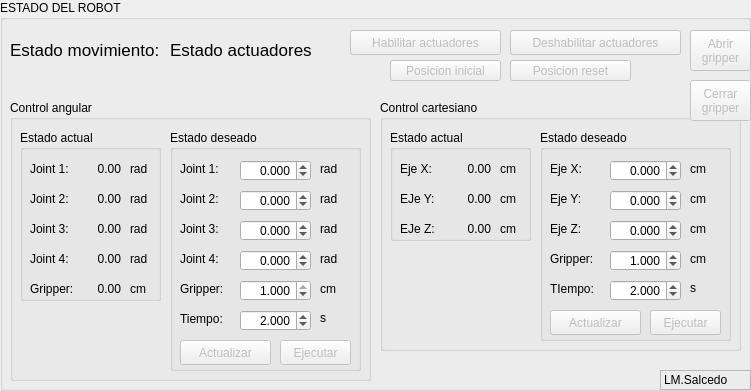
     <widget class="QGroupBox" name="groupBox_2">
      <property name="geometry">
       <rect>
        <x>10</x>
        <y>240</y>
        <width>751</width>
        <height>391</height>
       </rect>
      </property>
      <property name="title">
       <string>ESTADO DEL ROBOT</string>
      </property>
      <widget class="QPushButton" name="btn_actuator_enable">
       <property name="enabled">
        <bool>false</bool>
       </property>
       <property name="geometry">
        <rect>
         <x>350</x>
         <y>30</y>
         <width>151</width>
         <height>25</height>
        </rect>
       </property>
       <property name="text">
        <string>Habilitar actuadores</string>
       </property>
      </widget>
      <widget class="QPushButton" name="btn_actuator_disable">
       <property name="enabled">
        <bool>false</bool>
       </property>
       <property name="geometry">
        <rect>
         <x>510</x>
         <y>30</y>
         <width>171</width>
         <height>25</height>
        </rect>
       </property>
       <property name="text">
        <string>Deshabilitar actuadores</string>
       </property>
      </widget>
      <widget class="QGroupBox" name="groupBox_4">
       <property name="geometry">
        <rect>
         <x>10</x>
         <y>100</y>
         <width>361</width>
         <height>281</height>
        </rect>
       </property>
       <property name="title">
        <string>Control angular</string>
       </property>
       <widget class="QGroupBox" name="groupBox_5">
        <property name="geometry">
         <rect>
          <x>10</x>
          <y>30</y>
          <width>141</width>
          <height>171</height>
         </rect>
        </property>
        <property name="title">
         <string>Estado actual</string>
        </property>
        <widget class="QLabel" name="label_52">
         <property name="geometry">
          <rect>
           <x>110</x>
           <y>150</y>
           <width>31</width>
           <height>17</height>
          </rect>
         </property>
         <property name="text">
          <string>cm</string>
         </property>
        </widget>
        <widget class="QLabel" name="label_33">
         <property name="geometry">
          <rect>
           <x>110</x>
           <y>30</y>
           <width>31</width>
           <height>17</height>
          </rect>
         </property>
         <property name="text">
          <string>rad</string>
         </property>
        </widget>
        <widget class="QLabel" name="label_35">
         <property name="geometry">
          <rect>
           <x>10</x>
           <y>120</y>
           <width>67</width>
           <height>17</height>
          </rect>
         </property>
         <property name="text">
          <string>Joint 4:</string>
         </property>
        </widget>
        <widget class="QLabel" name="label_36">
         <property name="geometry">
          <rect>
           <x>10</x>
           <y>90</y>
           <width>67</width>
           <height>17</height>
          </rect>
         </property>
         <property name="text">
          <string>Joint 3:</string>
         </property>
        </widget>
        <widget class="QLabel" name="value_joint4">
         <property name="geometry">
          <rect>
           <x>60</x>
           <y>120</y>
           <width>41</width>
           <height>17</height>
          </rect>
         </property>
         <property name="text">
          <string>0.00</string>
         </property>
         <property name="alignment">
          <set>Qt::AlignRight|Qt::AlignTrailing|Qt::AlignVCenter</set>
         </property>
        </widget>
        <widget class="QLabel" name="label_53">
         <property name="geometry">
          <rect>
           <x>110</x>
           <y>120</y>
           <width>31</width>
           <height>17</height>
          </rect>
         </property>
         <property name="text">
          <string>rad</string>
         </property>
        </widget>
        <widget class="QLabel" name="label_32">
         <property name="geometry">
          <rect>
           <x>10</x>
           <y>30</y>
           <width>67</width>
           <height>17</height>
          </rect>
         </property>
         <property name="text">
          <string>Joint 1:</string>
         </property>
        </widget>
        <widget class="QLabel" name="label_55">
         <property name="geometry">
          <rect>
           <x>110</x>
           <y>60</y>
           <width>31</width>
           <height>17</height>
          </rect>
         </property>
         <property name="text">
          <string>rad</string>
         </property>
        </widget>
        <widget class="QLabel" name="value_joint2">
         <property name="geometry">
          <rect>
           <x>60</x>
           <y>60</y>
           <width>41</width>
           <height>17</height>
          </rect>
         </property>
         <property name="text">
          <string>0.00</string>
         </property>
         <property name="alignment">
          <set>Qt::AlignRight|Qt::AlignTrailing|Qt::AlignVCenter</set>
         </property>
        </widget>
        <widget class="QLabel" name="value_gripper">
         <property name="geometry">
          <rect>
           <x>60</x>
           <y>150</y>
           <width>41</width>
           <height>17</height>
          </rect>
         </property>
         <property name="text">
          <string>0.00</string>
         </property>
         <property name="alignment">
          <set>Qt::AlignRight|Qt::AlignTrailing|Qt::AlignVCenter</set>
         </property>
        </widget>
        <widget class="QLabel" name="value_joint3">
         <property name="geometry">
          <rect>
           <x>60</x>
           <y>90</y>
           <width>41</width>
           <height>17</height>
          </rect>
         </property>
         <property name="text">
          <string>0.00</string>
         </property>
         <property name="alignment">
          <set>Qt::AlignRight|Qt::AlignTrailing|Qt::AlignVCenter</set>
         </property>
        </widget>
        <widget class="QLabel" name="label_39">
         <property name="geometry">
          <rect>
           <x>10</x>
           <y>150</y>
           <width>61</width>
           <height>17</height>
          </rect>
         </property>
         <property name="text">
          <string>Gripper: </string>
         </property>
        </widget>
        <widget class="QLabel" name="value_joint1">
         <property name="geometry">
          <rect>
           <x>60</x>
           <y>30</y>
           <width>41</width>
           <height>17</height>
          </rect>
         </property>
         <property name="text">
          <string>0.00</string>
         </property>
         <property name="alignment">
          <set>Qt::AlignRight|Qt::AlignTrailing|Qt::AlignVCenter</set>
         </property>
        </widget>
        <widget class="QLabel" name="label_51">
         <property name="geometry">
          <rect>
           <x>110</x>
           <y>90</y>
           <width>31</width>
           <height>17</height>
          </rect>
         </property>
         <property name="text">
          <string>rad</string>
         </property>
        </widget>
        <widget class="QLabel" name="label_54">
         <property name="geometry">
          <rect>
           <x>10</x>
           <y>60</y>
           <width>67</width>
           <height>17</height>
          </rect>
         </property>
         <property name="text">
          <string>Joint 2:</string>
         </property>
        </widget>
       </widget>
       <widget class="QGroupBox" name="groupBox_6">
        <property name="geometry">
         <rect>
          <x>160</x>
          <y>30</y>
          <width>191</width>
          <height>241</height>
         </rect>
        </property>
        <property name="title">
         <string>Estado deseado</string>
        </property>
        <widget class="QLabel" name="label_76">
         <property name="geometry">
          <rect>
           <x>150</x>
           <y>150</y>
           <width>31</width>
           <height>17</height>
          </rect>
         </property>
         <property name="text">
          <string>cm</string>
         </property>
        </widget>
        <widget class="QLabel" name="label_77">
         <property name="geometry">
          <rect>
           <x>150</x>
           <y>30</y>
           <width>31</width>
           <height>17</height>
          </rect>
         </property>
         <property name="text">
          <string>rad</string>
         </property>
        </widget>
        <widget class="QLabel" name="label_78">
         <property name="geometry">
          <rect>
           <x>10</x>
           <y>120</y>
           <width>67</width>
           <height>17</height>
          </rect>
         </property>
         <property name="text">
          <string>Joint 4:</string>
         </property>
        </widget>
        <widget class="QLabel" name="label_79">
         <property name="geometry">
          <rect>
           <x>10</x>
           <y>90</y>
           <width>67</width>
           <height>17</height>
          </rect>
         </property>
         <property name="text">
          <string>Joint 3:</string>
         </property>
        </widget>
        <widget class="QLabel" name="label_80">
         <property name="geometry">
          <rect>
           <x>150</x>
           <y>120</y>
           <width>31</width>
           <height>17</height>
          </rect>
         </property>
         <property name="text">
          <string>rad</string>
         </property>
        </widget>
        <widget class="QLabel" name="label_81">
         <property name="geometry">
          <rect>
           <x>10</x>
           <y>30</y>
           <width>67</width>
           <height>17</height>
          </rect>
         </property>
         <property name="text">
          <string>Joint 1:</string>
         </property>
        </widget>
        <widget class="QLabel" name="label_82">
         <property name="geometry">
          <rect>
           <x>150</x>
           <y>60</y>
           <width>31</width>
           <height>17</height>
          </rect>
         </property>
         <property name="text">
          <string>rad</string>
         </property>
        </widget>
        <widget class="QLabel" name="label_83">
         <property name="geometry">
          <rect>
           <x>10</x>
           <y>150</y>
           <width>67</width>
           <height>17</height>
          </rect>
         </property>
         <property name="text">
          <string>Gripper: </string>
         </property>
        </widget>
        <widget class="QLabel" name="label_84">
         <property name="geometry">
          <rect>
           <x>150</x>
           <y>90</y>
           <width>31</width>
           <height>17</height>
          </rect>
         </property>
         <property name="text">
          <string>rad</string>
         </property>
        </widget>
        <widget class="QLabel" name="label_85">
         <property name="geometry">
          <rect>
           <x>10</x>
           <y>60</y>
           <width>67</width>
           <height>17</height>
          </rect>
         </property>
         <property name="text">
          <string>Joint 2:</string>
         </property>
        </widget>
        <widget class="QDoubleSpinBox" name="doubleSpinBox_j1">
         <property name="geometry">
          <rect>
           <x>70</x>
           <y>30</y>
           <width>71</width>
           <height>21</height>
          </rect>
         </property>
         <property name="alignment">
          <set>Qt::AlignRight|Qt::AlignTrailing|Qt::AlignVCenter</set>
         </property>
         <property name="decimals">
          <number>3</number>
         </property>
         <property name="minimum">
          <double>-2.800000000000000</double>
         </property>
         <property name="maximum">
          <double>2.800000000000000</double>
         </property>
         <property name="singleStep">
          <double>0.050000000000000</double>
         </property>
        </widget>
        <widget class="QDoubleSpinBox" name="doubleSpinBox_j2">
         <property name="geometry">
          <rect>
           <x>70</x>
           <y>60</y>
           <width>71</width>
           <height>21</height>
          </rect>
         </property>
         <property name="alignment">
          <set>Qt::AlignRight|Qt::AlignTrailing|Qt::AlignVCenter</set>
         </property>
         <property name="decimals">
          <number>3</number>
         </property>
         <property name="minimum">
          <double>-1.750000000000000</double>
         </property>
         <property name="maximum">
          <double>1.350000000000000</double>
         </property>
         <property name="singleStep">
          <double>0.050000000000000</double>
         </property>
        </widget>
        <widget class="QDoubleSpinBox" name="doubleSpinBox_j3">
         <property name="geometry">
          <rect>
           <x>70</x>
           <y>90</y>
           <width>71</width>
           <height>21</height>
          </rect>
         </property>
         <property name="alignment">
          <set>Qt::AlignRight|Qt::AlignTrailing|Qt::AlignVCenter</set>
         </property>
         <property name="decimals">
          <number>3</number>
         </property>
         <property name="minimum">
          <double>-0.900000000000000</double>
         </property>
         <property name="maximum">
          <double>1.350000000000000</double>
         </property>
         <property name="singleStep">
          <double>0.050000000000000</double>
         </property>
        </widget>
        <widget class="QDoubleSpinBox" name="doubleSpinBox_j4">
         <property name="geometry">
          <rect>
           <x>70</x>
           <y>120</y>
           <width>71</width>
           <height>21</height>
          </rect>
         </property>
         <property name="alignment">
          <set>Qt::AlignRight|Qt::AlignTrailing|Qt::AlignVCenter</set>
         </property>
         <property name="decimals">
          <number>3</number>
         </property>
         <property name="minimum">
          <double>-1.750000000000000</double>
         </property>
         <property name="maximum">
          <double>2.100000000000000</double>
         </property>
         <property name="singleStep">
          <double>0.050000000000000</double>
         </property>
        </widget>
        <widget class="QDoubleSpinBox" name="doubleSpinBox_gripper">
         <property name="geometry">
          <rect>
           <x>70</x>
           <y>150</y>
           <width>71</width>
           <height>21</height>
          </rect>
         </property>
         <property name="alignment">
          <set>Qt::AlignRight|Qt::AlignTrailing|Qt::AlignVCenter</set>
         </property>
         <property name="decimals">
          <number>3</number>
         </property>
         <property name="minimum">
          <double>-2.400000000000000</double>
         </property>
         <property name="maximum">
          <double>1.000000000000000</double>
         </property>
         <property name="singleStep">
          <double>0.050000000000000</double>
         </property>
         <property name="value">
          <double>1.000000000000000</double>
         </property>
        </widget>
        <widget class="QPushButton" name="btn_send_joint_angle">
         <property name="enabled">
          <bool>false</bool>
         </property>
         <property name="geometry">
          <rect>
           <x>110</x>
           <y>210</y>
           <width>71</width>
           <height>25</height>
          </rect>
         </property>
         <property name="text">
          <string>Ejecutar</string>
         </property>
        </widget>
        <widget class="QLabel" name="label_86">
         <property name="geometry">
          <rect>
           <x>150</x>
           <y>180</y>
           <width>16</width>
           <height>16</height>
          </rect>
         </property>
         <property name="text">
          <string>s</string>
         </property>
        </widget>
        <widget class="QDoubleSpinBox" name="doubleSpinBox_time_js">
         <property name="geometry">
          <rect>
           <x>70</x>
           <y>180</y>
           <width>71</width>
           <height>21</height>
          </rect>
         </property>
         <property name="alignment">
          <set>Qt::AlignRight|Qt::AlignTrailing|Qt::AlignVCenter</set>
         </property>
         <property name="decimals">
          <number>3</number>
         </property>
         <property name="minimum">
          <double>-3.140000000000000</double>
         </property>
         <property name="maximum">
          <double>3.140000000000000</double>
         </property>
         <property name="singleStep">
          <double>0.050000000000000</double>
         </property>
         <property name="value">
          <double>2.000000000000000</double>
         </property>
        </widget>
        <widget class="QLabel" name="label_88">
         <property name="geometry">
          <rect>
           <x>10</x>
           <y>180</y>
           <width>67</width>
           <height>17</height>
          </rect>
         </property>
         <property name="text">
          <string>Tiempo: </string>
         </property>
        </widget>
        <widget class="QPushButton" name="btn_act_joint_angle">
         <property name="enabled">
          <bool>false</bool>
         </property>
         <property name="geometry">
          <rect>
           <x>10</x>
           <y>210</y>
           <width>91</width>
           <height>25</height>
          </rect>
         </property>
         <property name="text">
          <string>Actualizar</string>
         </property>
        </widget>
       </widget>
      </widget>
      <widget class="QGroupBox" name="groupBox_7">
       <property name="geometry">
        <rect>
         <x>380</x>
         <y>100</y>
         <width>361</width>
         <height>251</height>
        </rect>
       </property>
       <property name="title">
        <string>Control cartesiano</string>
       </property>
       <widget class="QGroupBox" name="groupBox_8">
        <property name="geometry">
         <rect>
          <x>10</x>
          <y>30</y>
          <width>141</width>
          <height>111</height>
         </rect>
        </property>
        <property name="title">
         <string>Estado actual</string>
        </property>
        <widget class="QLabel" name="label_87">
         <property name="geometry">
          <rect>
           <x>110</x>
           <y>30</y>
           <width>31</width>
           <height>17</height>
          </rect>
         </property>
         <property name="text">
          <string>cm</string>
         </property>
        </widget>
        <widget class="QLabel" name="label_89">
         <property name="geometry">
          <rect>
           <x>10</x>
           <y>90</y>
           <width>51</width>
           <height>17</height>
          </rect>
         </property>
         <property name="text">
          <string>EJe Z:</string>
         </property>
        </widget>
        <widget class="QLabel" name="label_91">
         <property name="geometry">
          <rect>
           <x>10</x>
           <y>30</y>
           <width>51</width>
           <height>17</height>
          </rect>
         </property>
         <property name="text">
          <string>Eje X:</string>
         </property>
        </widget>
        <widget class="QLabel" name="label_92">
         <property name="geometry">
          <rect>
           <x>110</x>
           <y>60</y>
           <width>31</width>
           <height>17</height>
          </rect>
         </property>
         <property name="text">
          <string>cm</string>
         </property>
        </widget>
        <widget class="QLabel" name="value_y">
         <property name="geometry">
          <rect>
           <x>60</x>
           <y>60</y>
           <width>41</width>
           <height>17</height>
          </rect>
         </property>
         <property name="text">
          <string>0.00</string>
         </property>
         <property name="alignment">
          <set>Qt::AlignRight|Qt::AlignTrailing|Qt::AlignVCenter</set>
         </property>
        </widget>
        <widget class="QLabel" name="value_z">
         <property name="geometry">
          <rect>
           <x>60</x>
           <y>90</y>
           <width>41</width>
           <height>17</height>
          </rect>
         </property>
         <property name="text">
          <string>0.00</string>
         </property>
         <property name="alignment">
          <set>Qt::AlignRight|Qt::AlignTrailing|Qt::AlignVCenter</set>
         </property>
        </widget>
        <widget class="QLabel" name="value_x">
         <property name="geometry">
          <rect>
           <x>60</x>
           <y>30</y>
           <width>41</width>
           <height>17</height>
          </rect>
         </property>
         <property name="text">
          <string>0.00</string>
         </property>
         <property name="alignment">
          <set>Qt::AlignRight|Qt::AlignTrailing|Qt::AlignVCenter</set>
         </property>
        </widget>
        <widget class="QLabel" name="label_94">
         <property name="geometry">
          <rect>
           <x>110</x>
           <y>90</y>
           <width>31</width>
           <height>17</height>
          </rect>
         </property>
         <property name="text">
          <string>cm</string>
         </property>
        </widget>
        <widget class="QLabel" name="label_95">
         <property name="geometry">
          <rect>
           <x>10</x>
           <y>60</y>
           <width>51</width>
           <height>17</height>
          </rect>
         </property>
         <property name="text">
          <string>EJe Y:</string>
         </property>
        </widget>
       </widget>
       <widget class="QGroupBox" name="groupBox_9">
        <property name="geometry">
         <rect>
          <x>160</x>
          <y>30</y>
          <width>191</width>
          <height>211</height>
         </rect>
        </property>
        <property name="title">
         <string>Estado deseado</string>
        </property>
        <widget class="QLabel" name="label_96">
         <property name="geometry">
          <rect>
           <x>150</x>
           <y>120</y>
           <width>31</width>
           <height>17</height>
          </rect>
         </property>
         <property name="text">
          <string>cm</string>
         </property>
        </widget>
        <widget class="QLabel" name="label_97">
         <property name="geometry">
          <rect>
           <x>150</x>
           <y>30</y>
           <width>31</width>
           <height>17</height>
          </rect>
         </property>
         <property name="text">
          <string>cm</string>
         </property>
        </widget>
        <widget class="QLabel" name="label_99">
         <property name="geometry">
          <rect>
           <x>10</x>
           <y>90</y>
           <width>67</width>
           <height>17</height>
          </rect>
         </property>
         <property name="text">
          <string>Eje Z:</string>
         </property>
        </widget>
        <widget class="QLabel" name="label_101">
         <property name="geometry">
          <rect>
           <x>10</x>
           <y>30</y>
           <width>67</width>
           <height>17</height>
          </rect>
         </property>
         <property name="text">
          <string>Eje X:</string>
         </property>
        </widget>
        <widget class="QLabel" name="label_102">
         <property name="geometry">
          <rect>
           <x>150</x>
           <y>60</y>
           <width>31</width>
           <height>17</height>
          </rect>
         </property>
         <property name="text">
          <string>cm</string>
         </property>
        </widget>
        <widget class="QLabel" name="label_103">
         <property name="geometry">
          <rect>
           <x>10</x>
           <y>120</y>
           <width>67</width>
           <height>17</height>
          </rect>
         </property>
         <property name="text">
          <string>Gripper: </string>
         </property>
        </widget>
        <widget class="QLabel" name="label_104">
         <property name="geometry">
          <rect>
           <x>150</x>
           <y>90</y>
           <width>31</width>
           <height>17</height>
          </rect>
         </property>
         <property name="text">
          <string>cm</string>
         </property>
        </widget>
        <widget class="QLabel" name="label_105">
         <property name="geometry">
          <rect>
           <x>10</x>
           <y>60</y>
           <width>67</width>
           <height>17</height>
          </rect>
         </property>
         <property name="text">
          <string>Eje Y:</string>
         </property>
        </widget>
        <widget class="QDoubleSpinBox" name="doubleSpinBox_axisX">
         <property name="geometry">
          <rect>
           <x>70</x>
           <y>30</y>
           <width>71</width>
           <height>21</height>
          </rect>
         </property>
         <property name="alignment">
          <set>Qt::AlignRight|Qt::AlignTrailing|Qt::AlignVCenter</set>
         </property>
         <property name="decimals">
          <number>3</number>
         </property>
         <property name="minimum">
          <double>-50.000000000000000</double>
         </property>
         <property name="maximum">
          <double>50.000000000000000</double>
         </property>
         <property name="singleStep">
          <double>0.050000000000000</double>
         </property>
        </widget>
        <widget class="QDoubleSpinBox" name="doubleSpinBox_axisY">
         <property name="geometry">
          <rect>
           <x>70</x>
           <y>60</y>
           <width>71</width>
           <height>21</height>
          </rect>
         </property>
         <property name="alignment">
          <set>Qt::AlignRight|Qt::AlignTrailing|Qt::AlignVCenter</set>
         </property>
         <property name="decimals">
          <number>3</number>
         </property>
         <property name="minimum">
          <double>-50.000000000000000</double>
         </property>
         <property name="maximum">
          <double>50.000000000000000</double>
         </property>
         <property name="singleStep">
          <double>0.050000000000000</double>
         </property>
        </widget>
        <widget class="QDoubleSpinBox" name="doubleSpinBox_axisZ">
         <property name="geometry">
          <rect>
           <x>70</x>
           <y>90</y>
           <width>71</width>
           <height>21</height>
          </rect>
         </property>
         <property name="alignment">
          <set>Qt::AlignRight|Qt::AlignTrailing|Qt::AlignVCenter</set>
         </property>
         <property name="decimals">
          <number>3</number>
         </property>
         <property name="minimum">
          <double>-50.000000000000000</double>
         </property>
         <property name="maximum">
          <double>50.000000000000000</double>
         </property>
         <property name="singleStep">
          <double>0.050000000000000</double>
         </property>
        </widget>
        <widget class="QDoubleSpinBox" name="doubleSpinBox_gripper2">
         <property name="geometry">
          <rect>
           <x>70</x>
           <y>120</y>
           <width>71</width>
           <height>21</height>
          </rect>
         </property>
         <property name="alignment">
          <set>Qt::AlignRight|Qt::AlignTrailing|Qt::AlignVCenter</set>
         </property>
         <property name="decimals">
          <number>3</number>
         </property>
         <property name="minimum">
          <double>-3.140000000000000</double>
         </property>
         <property name="maximum">
          <double>3.140000000000000</double>
         </property>
         <property name="singleStep">
          <double>0.050000000000000</double>
         </property>
         <property name="value">
          <double>1.000000000000000</double>
         </property>
        </widget>
        <widget class="QPushButton" name="btn_send_cartesian">
         <property name="enabled">
          <bool>false</bool>
         </property>
         <property name="geometry">
          <rect>
           <x>110</x>
           <y>180</y>
           <width>71</width>
           <height>25</height>
          </rect>
         </property>
         <property name="text">
          <string>Ejecutar</string>
         </property>
        </widget>
        <widget class="QLabel" name="label_90">
         <property name="geometry">
          <rect>
           <x>10</x>
           <y>150</y>
           <width>67</width>
           <height>17</height>
          </rect>
         </property>
         <property name="text">
          <string>TIempo: </string>
         </property>
        </widget>
        <widget class="QDoubleSpinBox" name="doubleSpinBox_time_crt">
         <property name="geometry">
          <rect>
           <x>70</x>
           <y>150</y>
           <width>71</width>
           <height>21</height>
          </rect>
         </property>
         <property name="alignment">
          <set>Qt::AlignRight|Qt::AlignTrailing|Qt::AlignVCenter</set>
         </property>
         <property name="decimals">
          <number>3</number>
         </property>
         <property name="minimum">
          <double>-3.140000000000000</double>
         </property>
         <property name="maximum">
          <double>3.140000000000000</double>
         </property>
         <property name="singleStep">
          <double>0.050000000000000</double>
         </property>
         <property name="value">
          <double>2.000000000000000</double>
         </property>
        </widget>
        <widget class="QLabel" name="label_93">
         <property name="geometry">
          <rect>
           <x>150</x>
           <y>150</y>
           <width>16</width>
           <height>16</height>
          </rect>
         </property>
         <property name="text">
          <string>s</string>
         </property>
        </widget>
        <widget class="QPushButton" name="btn_act_cartesian">
         <property name="enabled">
          <bool>false</bool>
         </property>
         <property name="geometry">
          <rect>
           <x>10</x>
           <y>180</y>
           <width>91</width>
           <height>25</height>
          </rect>
         </property>
         <property name="text">
          <string>Actualizar</string>
         </property>
        </widget>
       </widget>
      </widget>
      <widget class="QLabel" name="txt_moving_state">
       <property name="geometry">
        <rect>
         <x>10</x>
         <y>40</y>
         <width>171</width>
         <height>20</height>
        </rect>
       </property>
       <property name="font">
        <font>
         <pointsize>13</pointsize>
        </font>
       </property>
       <property name="text">
        <string>Estado movimiento:</string>
       </property>
      </widget>
      <widget class="QLabel" name="txt_actuator_state">
       <property name="geometry">
        <rect>
         <x>170</x>
         <y>40</y>
         <width>161</width>
         <height>20</height>
        </rect>
       </property>
       <property name="font">
        <font>
         <pointsize>13</pointsize>
        </font>
       </property>
       <property name="text">
        <string>Estado actuadores</string>
       </property>
      </widget>
      <widget class="QPushButton" name="btn_pos_inicial">
       <property name="enabled">
        <bool>false</bool>
       </property>
       <property name="geometry">
        <rect>
         <x>390</x>
         <y>60</y>
         <width>111</width>
         <height>21</height>
        </rect>
       </property>
       <property name="text">
        <string>Posicion inicial</string>
       </property>
      </widget>
      <widget class="QPushButton" name="btn_abrir_gripper">
       <property name="enabled">
        <bool>false</bool>
       </property>
       <property name="geometry">
        <rect>
         <x>690</x>
         <y>30</y>
         <width>61</width>
         <height>41</height>
        </rect>
       </property>
       <property name="text">
        <string>Abrir 
gripper</string>
       </property>
      </widget>
      <widget class="QPushButton" name="btn_pos_reset">
       <property name="enabled">
        <bool>false</bool>
       </property>
       <property name="geometry">
        <rect>
         <x>510</x>
         <y>60</y>
         <width>121</width>
         <height>21</height>
        </rect>
       </property>
       <property name="text">
        <string>Posicion reset</string>
       </property>
       <property name="autoDefault">
        <bool>false</bool>
       </property>
       <property name="default">
        <bool>false</bool>
       </property>
       <property name="flat">
        <bool>false</bool>
       </property>
      </widget>
      <widget class="QPushButton" name="btn_cerrar_gripper">
       <property name="enabled">
        <bool>false</bool>
       </property>
       <property name="geometry">
        <rect>
         <x>690</x>
         <y>80</y>
         <width>61</width>
         <height>41</height>
        </rect>
       </property>
       <property name="text">
        <string>Cerrar
gripper</string>
       </property>
      </widget>
      <widget class="QLabel" name="label_28">
       <property name="geometry">
        <rect>
         <x>660</x>
         <y>370</y>
         <width>91</width>
         <height>20</height>
        </rect>
       </property>
       <property name="frameShape">
        <enum>QFrame::StyledPanel</enum>
       </property>
       <property name="lineWidth">
        <number>1</number>
       </property>
       <property name="text">
        <string>LM.Salcedo</string>
       </property>
       <property name="scaledContents">
        <bool>false</bool>
       </property>
       <property name="openExternalLinks">
        <bool>false</bool>
       </property>
      </widget>
     </widget>
